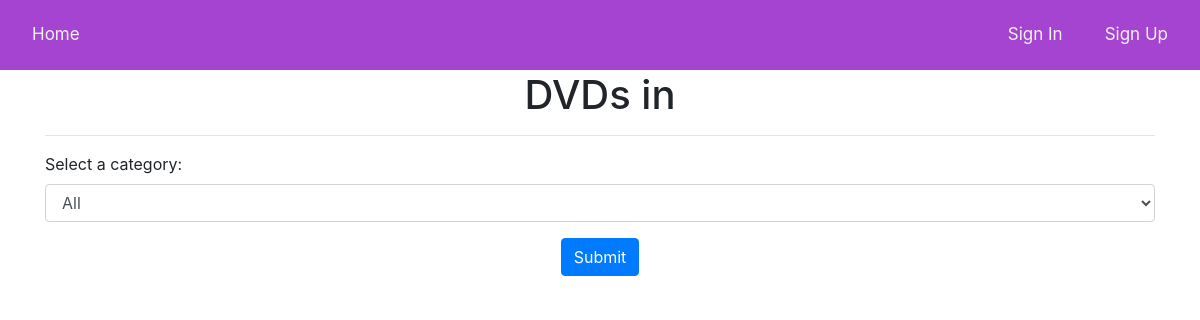
Page /view-by-category/science on the earlier database version.
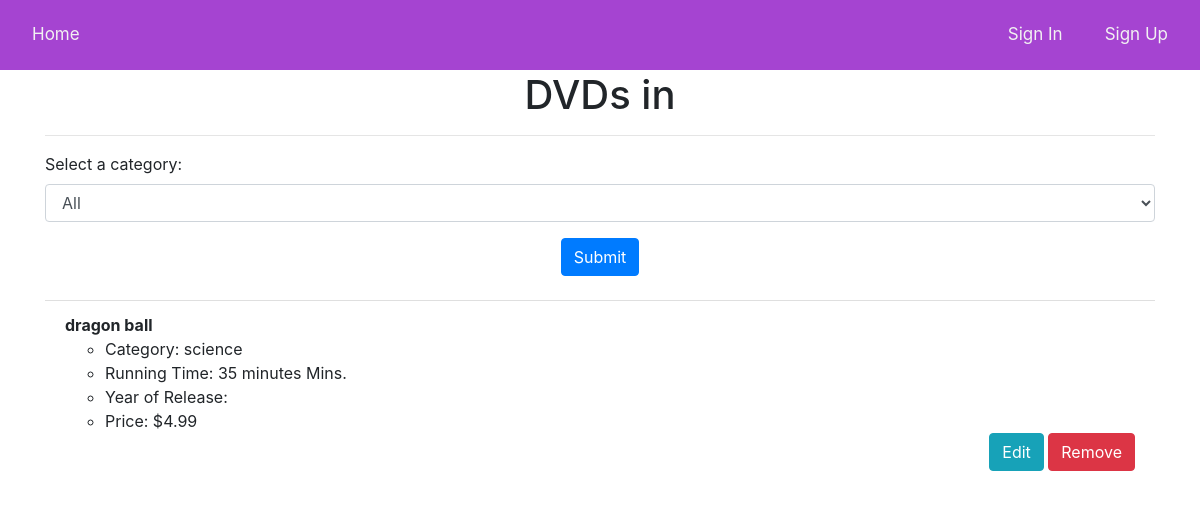
Same page on the later database version.
### api/models.py (models this page shows)
class DVD(db.Model):
    id = db.Column(db.Integer, primary_key=True)
    title = db.Column(db.String(100), nullable=False)
    category = db.Column(db.String(50), nullable=False)
    running_time = db.Column(db.String(20), nullable=False)
    year = db.Column(db.Integer, nullable=False)
    price = db.Column(db.Float, nullable=False)
    __table_args__ = (
        CheckConstraint('id >= 1'),
        CheckConstraint('id <= 100'),
    )

### api/routes.py (the view)
@dvd.route('/view-by-category/<string:category>')
def view_by_category(category):
    dvds = DVD.query.filter_by(category=category).all()
    return render_template("view_by_category.html",user=current_user, dvds=dvds)

### api/templates/view_by_category.html (shortened to what this page needs)
{% extends "base.html" %}
{% block content %}
  <div class="container">
    <h1 align="center">DVDs in {{ category }}</h1>
    <hr>
    <form method="GET">
      <div class="form-group">
        <label for="category">Select a category:</label>
        <select class="form-control" id="category" name="category">
          <option value="All">All</option>
        </select>
      </div>
      <div align="center">
        <button type="submit" class="btn btn-primary">Submit</button>
      </div>
    </form>
    <br>
    <ul class="list-group list-group-flush" id="dvds">
      {% for dvd in dvds %}
        <li class="list-group-item">
          <strong>{{ dvd.title }}</strong>
          <ul>
            <li>Category: {{ dvd.category }}</li>
            <li>Running Time: {{ dvd.running_time }} Mins.</li>
            <li>Year of Release: {{ dvd.year_of_release }}</li>
            <li>Price: ${{ dvd.price }}</li>
          </ul>
          <div align="right">
            <a href="{{ url_for('dvd.edit_dvd', id=dvd.id) }}" class="btn btn-info">Edit</a>
            <a href="{{ url_for('dvd.remove_dvd', id=dvd.id) }}" class="btn btn-danger" onclick="return confirm('Are you sure you want to remove this DVD?')">Remove</a>
          </div>
        </li>
      {% endfor %}
    </ul>
  </div>
{% endblock %}

Differences in the rows shown:
added DVD: title "dragon ball", category "science", running_time "35 minutes", price "4.99"
